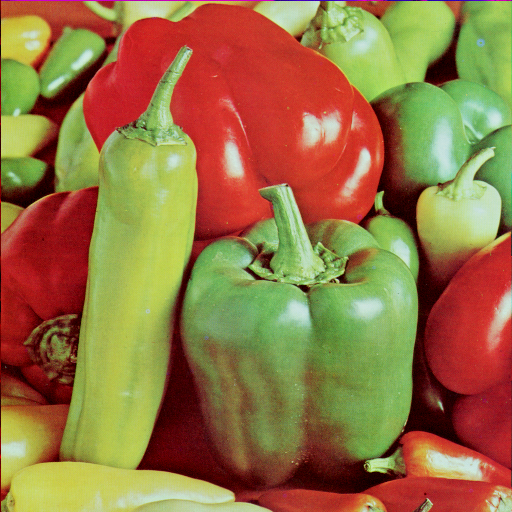
%> input picture Semana_9/pimenta.tiff, 512 x 512 px
$ octave --eval "result = decomposicao('pimenta.tiff');"   (GNU Octave 9; MATLAB toolbox functions it lacks are replaced by stand-ins)
%> lines starting %> are read from the running program, lines starting %| are printed output that depends on the picture
function [red, green, blue] = decomposicao(img)
%> called with img = 'pimenta.tiff'
  img = imread(img);
%> img is the input picture: size 512x512x3 uint8; mean R, G, B 149.8, 115.6, 66.5
  if size(img, 3) != 3
    error('A imagem deve ser colorida');
  endif

  r = img(:, :, 1);
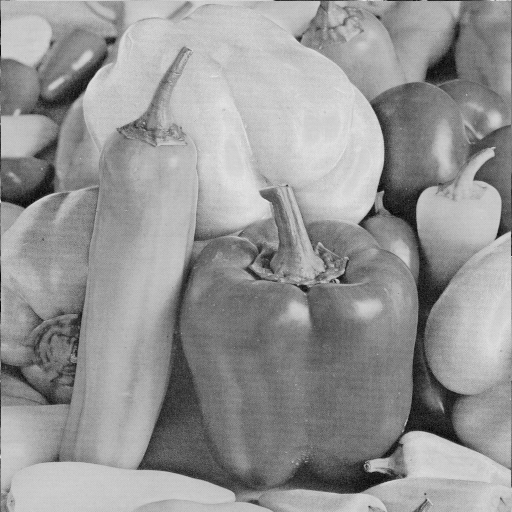
%> r: size 512x512 uint8; min 0, max 231, mean 149.8
  g = img(:, :, 2);
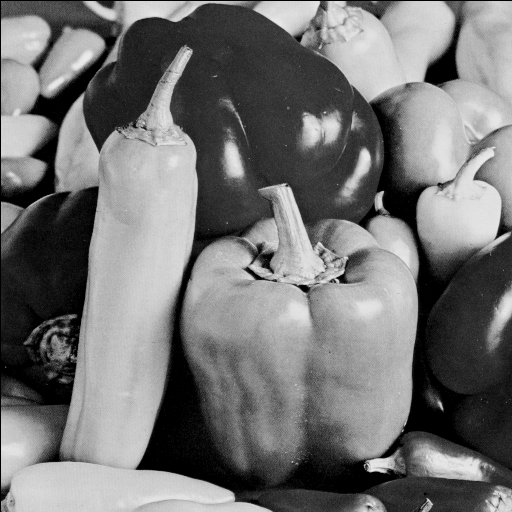
%> g: size 512x512 uint8; min 0, max 237, mean 115.6
  b = img(:, :, 3);
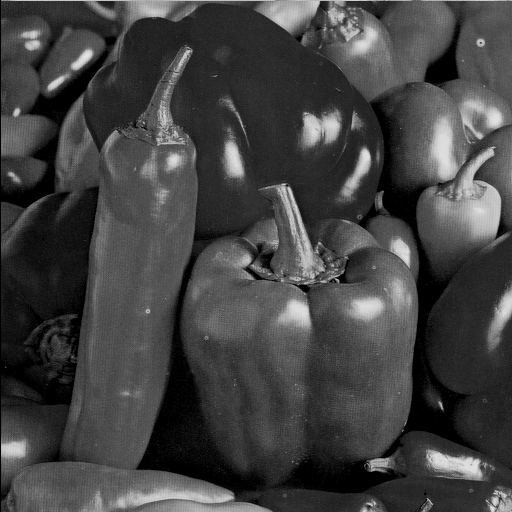
%> b: size 512x512 uint8; min 0, max 229, mean 66.5

  vazia = zeros(size(img, 1), size(img, 2));
  red = cat(3, r, vazia, vazia);
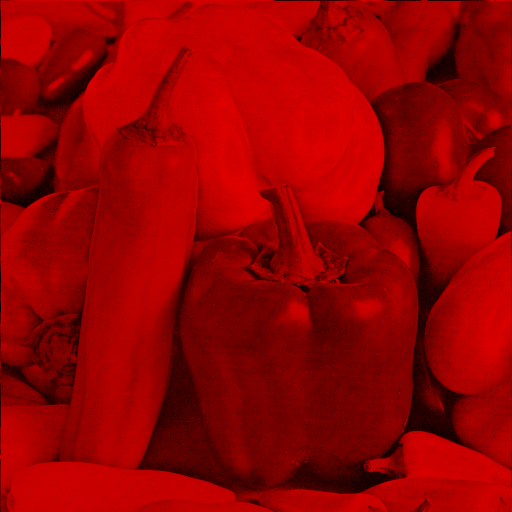
%> red: size 512x512x3 uint8; mean R, G, B 149.8, 0, 0
  green = cat(3, vazia, g, vazia);
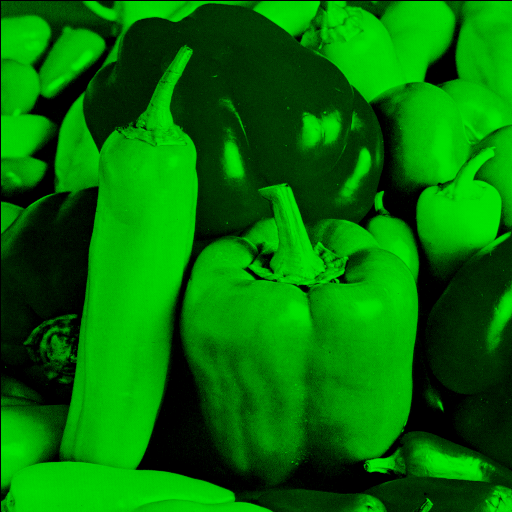
%> green: size 512x512x3 uint8; mean R, G, B 0, 115.6, 0
  blue = cat(3, vazia, vazia, b);
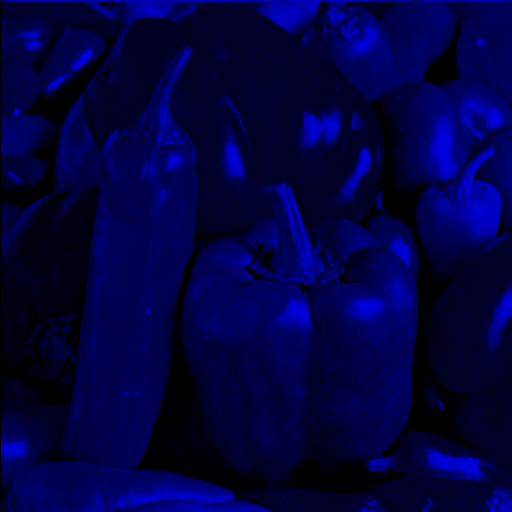
%> blue: size 512x512x3 uint8; mean R, G, B 0, 0, 66.5

  imwrite(red, 'vermelha.jpg');
  imwrite(green, 'verde.jpg');
  imwrite(blue, 'azul.jpg');
  figure;
  subplot(1, 3, 1), imshow(red), title('Vermelho');
  subplot(1, 3, 2), imshow(green), title('Verde');
  subplot(1, 3, 3), imshow(blue), title('Azul');
end
%decomposicao('pimenta.tiff');
